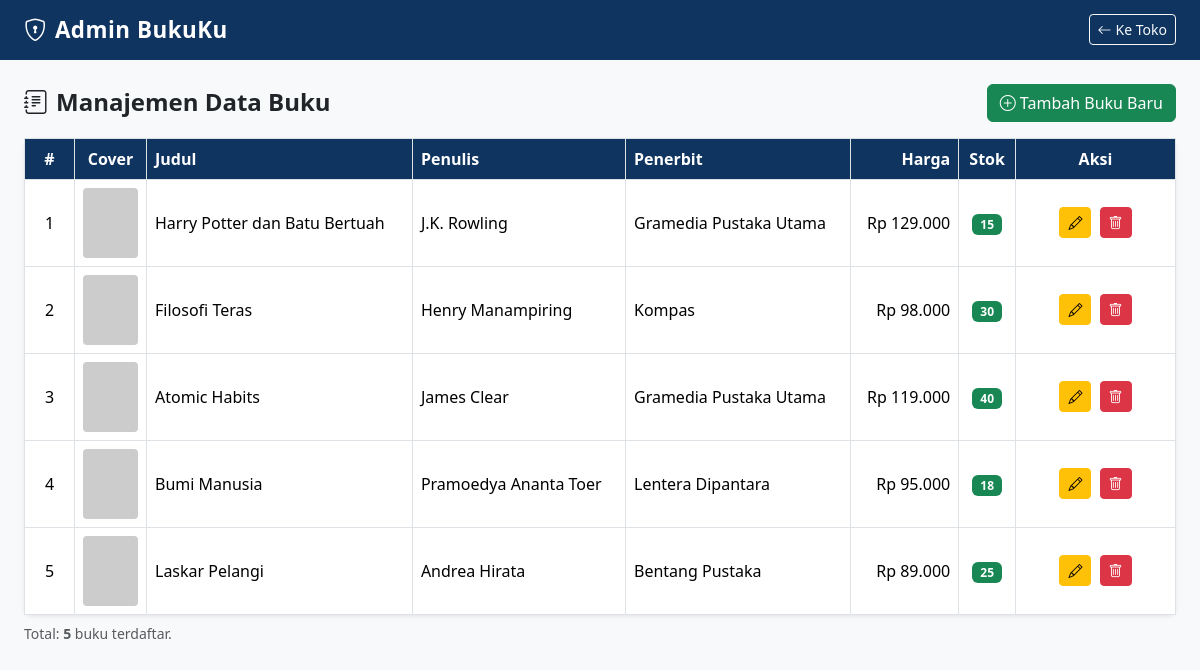
The app's page /admin/index.php with its own data.
### tables this page shows
CREATE TABLE IF NOT EXISTS buku (
    id       INT(11)        NOT NULL AUTO_INCREMENT,
    judul    VARCHAR(150)   NOT NULL,
    penulis  VARCHAR(100)   NOT NULL,
    penerbit VARCHAR(100)   NOT NULL,
    harga    DECIMAL(12,0)  NOT NULL DEFAULT 0,
    stok     INT(11)        NOT NULL DEFAULT 0,
    deskripsi TEXT,
    cover    VARCHAR(255)   DEFAULT NULL,
    PRIMARY KEY (id)
);

### admin/index.php (the view, shortened to what this page needs)
<?php
require_once '../config/koneksi.php';
$result = $koneksi->query("SELECT * FROM buku ORDER BY id DESC");
?>
<!DOCTYPE html>
<html lang="id">
<head>
    <link href="https://cdn.jsdelivr.net/npm/bootstrap@5.3.3/dist/css/bootstrap.min.css" rel="stylesheet">
    <link href="https://cdn.jsdelivr.net/npm/bootstrap-icons@1.11.3/font/bootstrap-icons.min.css" rel="stylesheet">
    <link href="../assets/css/style.css" rel="stylesheet">
</head>
<body>
    <nav class="navbar navbar-expand-lg navbar-dark" style="background-color: #0f3460;">
        <div class="container-fluid px-4">
            <a class="navbar-brand fw-bold" href="index.php">
                <i class="bi bi-shield-lock me-2"></i>Admin BukuKu
            </a>
            <div class="ms-auto">
                <a href="../index.php" class="btn btn-outline-light btn-sm">
                    <i class="bi bi-arrow-left me-1"></i>Ke Toko
                </a>
            </div>
        </div>
    </nav>
    <main class="container-fluid px-4 my-4">
        <div class="d-flex justify-content-between align-items-center mb-3 flex-wrap gap-2">
            <h4 class="fw-bold mb-0">
                <i class="bi bi-journal-text me-2"></i>Manajemen Data Buku
            </h4>
            <a href="tambah.php" class="btn btn-success">
                <i class="bi bi-plus-circle me-1"></i>Tambah Buku Baru
            </a>
        </div>
        <div class="card shadow-sm border-0 rounded-3">
            <div class="card-body p-0">
                <div class="table-responsive">
                    <table class="table table-hover table-bordered table-admin mb-0">
                        <thead>
                            <tr>
                                <th width="50" class="text-center">#</th>
                                <th width="70" class="text-center">Cover</th>
                                <th>Judul</th>
                                <th>Penulis</th>
                                <th>Penerbit</th>
                                <th class="text-end">Harga</th>
                                <th class="text-center">Stok</th>
                                <th width="160" class="text-center">Aksi</th>
                            </tr>
                        </thead>
                        <tbody>
                            <?php if ($result->num_rows > 0): ?>
                                <?php $no = 1;  ?>
                                <?php while ($buku = $result->fetch_assoc()): ?>
                                    <tr>
                                        <td class="text-center"><?= $no++ ?></td>
                                        <td class="text-center">
                                            <img
                                                src="<?= $buku['cover'] ? htmlspecialchars($buku['cover']) : 'https://via.placeholder.com/55x70?text=N/A' ?>"
                                                class="cover-thumb"
                                                alt="Cover"
                                                onerror="this.src='https://via.placeholder.com/55x70?text=N/A'"
                                            >
                                        </td>
                                        <td><?= htmlspecialchars($buku['judul']) ?></td>
                                        <td><?= htmlspecialchars($buku['penulis']) ?></td>
                                        <td><?= htmlspecialchars($buku['penerbit']) ?></td>
                                        <td class="text-end">Rp <?= number_format($buku['harga'], 0, ',', '.') ?></td>
                                        <td class="text-center">
                                            <span class="badge <?= $buku['stok'] > 0 ? 'bg-success' : 'bg-danger' ?>">
                                                <?= $buku['stok'] ?>
                                            </span>
                                        </td>
                                        <td class="text-center">
                                            <a href="edit.php?id=<?= $buku['id'] ?>" class="btn btn-warning btn-sm me-1" title="Edit">
                                                <i class="bi bi-pencil"></i>
                                            </a>
                                            <button
                                                onclick="konfirmasiHapus('../proses/proses_hapus.php?id=<?= $buku['id'] ?>')"
                                                class="btn btn-danger btn-sm"
                                                title="Hapus"
                                            >
                                                <i class="bi bi-trash"></i>
                                            </button>
                                        </td>
                                    </tr>
                                <?php endwhile; ?>
                            <?php endif; ?>
                        </tbody>
                    </table>
                </div>
            </div>
        </div>
        <p class="text-muted small mt-2">
            Total: <strong><?= $result->num_rows ?></strong> buku terdaftar.
        </p>
    </main>
</body>
</html>

### assets/css/style.css (style rules this page uses)
body { background-color: #f8f9fa; font-family: 'Segoe UI', Tahoma, Geneva, Verdana, sans-serif; }
.navbar-brand { font-weight: 700; font-size: 1.4rem; letter-spacing: 0.5px; }
.table-admin th { background-color: #0f3460; color: white; vertical-align: middle; }
.table-admin td { vertical-align: middle; }
.table-admin img.cover-thumb { width: 55px; height: 70px; object-fit: cover; border-radius: 4px; }

### records on screen
buku: judul "Harry Potter dan Batu Bertuah", penulis "J.K. Rowling", penerbit "Gramedia Pustaka Utama", harga "129.000", stok "15"
buku: judul "Filosofi Teras", penulis "Henry Manampiring", penerbit "Kompas", harga "98.000", stok "30"
buku: judul "Atomic Habits", penulis "James Clear", penerbit "Gramedia Pustaka Utama", harga "119.000", stok "40"
buku: judul "Bumi Manusia", penulis "Pramoedya Ananta Toer", penerbit "Lentera Dipantara", harga "95.000", stok "18"
buku: judul "Laskar Pelangi", penulis "Andrea Hirata", penerbit "Bentang Pustaka", harga "89.000", stok "25"

### other values on screen
$result->num_rows "5"
